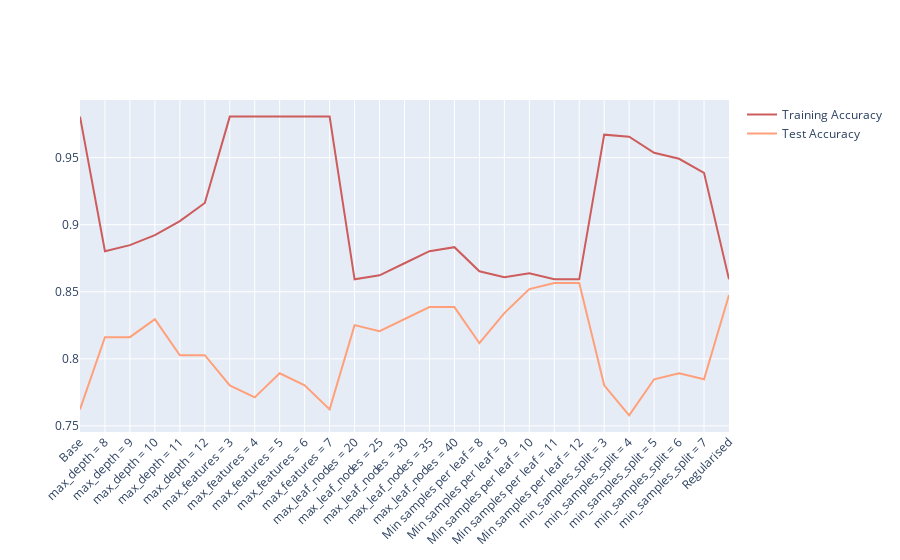

Source (notebook cell):
### Code cell
# Max depth
data, labels = [], []
dec_tree_clf = DecisionTreeClassifier(random_state=0, criterion='entropy')
data = calc_accuracy(dec_tree_clf,'Base', train_X, train_y, data)

for mi in range(5):
    dec_tree_clf = DecisionTreeClassifier(random_state=0, criterion='entropy', max_depth=mi+8)
    label = 'max_depth = ' + str(mi+8)
    ndata = calc_accuracy(dec_tree_clf, label, train_X, train_y, data)
    
for fi in range(5):
    dec_tree_clf = DecisionTreeClassifier(random_state=0, criterion='entropy', max_features=fi+3)
    label = 'max_features = ' + str(fi+3)
    data = calc_accuracy(dec_tree_clf, label, train_X, train_y, data)

for i in range(5):
    dec_tree_clf = DecisionTreeClassifier(random_state=0, criterion='entropy', max_leaf_nodes=(i+4)*5)
    label = 'max_leaf_nodes = ' + str((i+4)*5)
    data = calc_accuracy(dec_tree_clf, label, train_X, train_y, data)
    
for i in range(5):
    dec_tree_clf = DecisionTreeClassifier(random_state=0, criterion='entropy', min_samples_leaf=i+8)
    label = 'Min samples per leaf = ' + str(i+8)
    data = calc_accuracy(dec_tree_clf, label, train_X, train_y, data)

for i in range(5):
    dec_tree_clf = DecisionTreeClassifier(random_state=0, criterion='entropy', min_samples_split=i+3)
    label = 'min_samples_split = ' + str(i+3)
    data = calc_accuracy(dec_tree_clf, label, train_X, train_y, data)

dec_tree_clf = DecisionTreeClassifier(random_state=0, criterion='entropy', min_samples_leaf=10, max_leaf_nodes=40,
                                      min_samples_split=12, max_depth=10, max_features=5)
data = calc_accuracy(dec_tree_clf,'Regularised', train_X, train_y, data)


df = pd.DataFrame(data, columns = ['Label', 'Train_acc', 'Test_acc'])
generate_comparison(df)    
idmax = df.Test_acc.idxmax()
df.iloc[idmax]
dec_tree_acc = df.Test_acc[0]
dec_tree_acc_reg = df.iloc[-1].Test_acc
# df.tail()

### Figure 1 — Plotly figure (JSON) as saved in the notebook; plotly's stock layout.template omitted (floating-point values rounded to 4 significant figures)
{"data": [{"marker": {"color": "indianred"}, "name": "Training Accuracy", "type": "scatter", "x": ["Base", "max_depth = 8", "max_depth = 9", "max_depth = 10", "max_depth = 11", "max_depth = 12", "max_features = 3", "max_features = 4", "max_features = 5", "max_features = 6", "max_features = 7", "max_leaf_nodes = 20", "max_leaf_nodes = 25", "max_leaf_nodes = 30", "max_leaf_nodes = 35", "max_leaf_nodes = 40", "Min samples per leaf = 8", "Min samples per leaf = 9", "Min samples per leaf = 10", "Min samples per leaf = 11", "Min samples per leaf = 12", "min_samples_split = 3", "min_samples_split = 4", "min_samples_split = 5", "min_samples_split = 6", "min_samples_split = 7", "Regularised"], "y": [0.9805, 0.8802, 0.8847, 0.8922, 0.9027, 0.9162, 0.9805, 0.9805, 0.9805, 0.9805, 0.9805, 0.8593, 0.8623, 0.8713, 0.8802, 0.8832, 0.8653, 0.8608, 0.8638, 0.8593, 0.8593, 0.9671, 0.9656, 0.9536, 0.9491, 0.9386, 0.8593]}, {"marker": {"color": "lightsalmon"}, "name": "Test Accuracy", "type": "scatter", "x": ["Base", "max_depth = 8", "max_depth = 9", "max_depth = 10", "max_depth = 11", "max_depth = 12", "max_features = 3", "max_features = 4", "max_features = 5", "max_features = 6", "max_features = 7", "max_leaf_nodes = 20", "max_leaf_nodes = 25", "max_leaf_nodes = 30", "max_leaf_nodes = 35", "max_leaf_nodes = 40", "Min samples per leaf = 8", "Min samples per leaf = 9", "Min samples per leaf = 10", "Min samples per leaf = 11", "Min samples per leaf = 12", "min_samples_split = 3", "min_samples_split = 4", "min_samples_split = 5", "min_samples_split = 6", "min_samples_split = 7", "Regularised"], "y": [0.7623, 0.8161, 0.8161, 0.8296, 0.8027, 0.8027, 0.7803, 0.7713, 0.7892, 0.7803, 0.7623, 0.8251, 0.8206, 0.8296, 0.8386, 0.8386, 0.8117, 0.8341, 0.852, 0.8565, 0.8565, 0.7803, 0.7578, 0.7848, 0.7892, 0.7848, 0.8475]}], "layout": {"barmode": "group", "xaxis": {"tickangle": -45}}}
